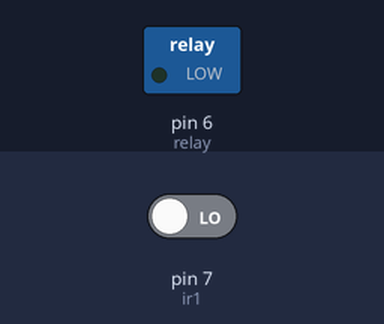
Recording of a sketch running on a simulated Arduino Uno, built with avr-gcc and run on an emulated ATmega328P. Shown: switched loads named in the sketch (green lamp = pin HIGH). The inputs (shaded band) are chosen by the test bench; at power-on: pin 7 (ir1) LOW.

Above: at 1.2 s.
1.3 s: pin 7 (ir1) driven HIGH
At 2.2 s:
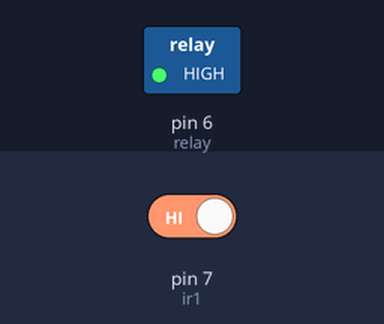
2.8 s: pin 7 (ir1) driven LOW
At 3.3 s:
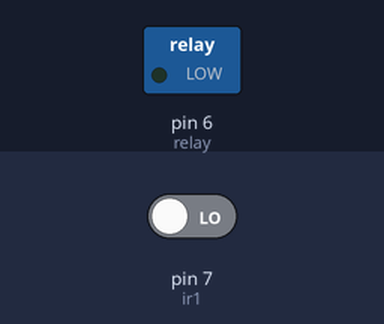
Timing chart, 0 to 5.8 s (numbered marks = the images above; inputs shaded):
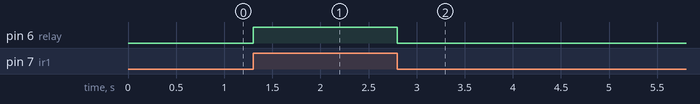

The sketch:

test_relay.ino
```cpp
int relay =   6;         // assigns pin 10 to variable pwm
int ir1 =     7;                    // assigns pin 7 to IR Sensor Front 1

void setup()
{
  pinMode(ir1, INPUT);           // declare IR- Packet as input
  pinMode(relay, OUTPUT);     // declares pin 3 as output
}

void loop()
{
  if( (digitalRead(ir1) == HIGH))
      digitalWrite(relay, HIGH);
  else
      digitalWrite(relay, LOW);
}
```

Measured:
- after the input at 1.3 s, pin 6 (relay): LOW → HIGH at once
- after the input at 2.8 s, pin 6 (relay): HIGH → LOW at once
